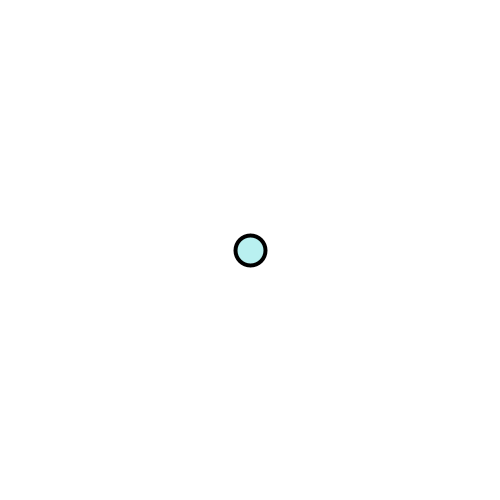
Frame 1 (no input)
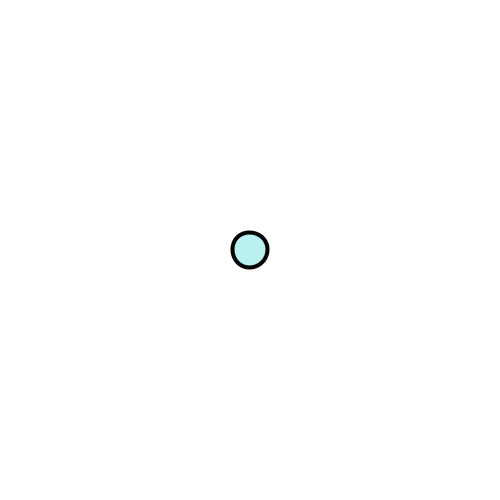
Frame 60 (the mouse pressed at the canvas centre just before this capture)
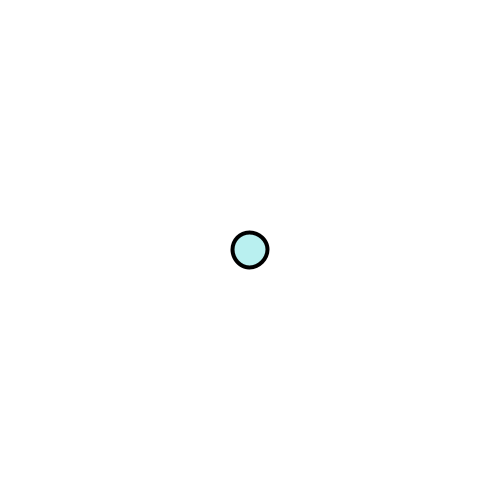
Frame 120 (the mouse held since frame 60 and released just before this capture)

The Processing sketch that drew these frames (run headless with seeded random() and noise(); from frame 60 on, the mouse is pressed at the canvas centre):

// Processing sketch: processing_67291
// ── processing_67291.pde


float radius = 30;
int X, Y;
int nX, nY;
int delay = 16;

void setup() {
  size( 500, 500 );
  strokeWeight( 4 );
  smooth();
  frameRate( 15 ); 
  X = width / 2;
  Y = width / 2;
  nX = X;
  nY = Y;
}


void draw() {

  radius = radius + sin( frameCount / 4 ); 


  X+=(nX-X)/delay;
  Y+=(nY-Y)/delay;


  background(255, 255, 255 );


  fill( 0, 200, 200, 70 );


  stroke(0); 


  ellipse( X, Y, radius, radius );
}

void mouseMoved() {
  nX = mouseX;
  nY = mouseY;
}
